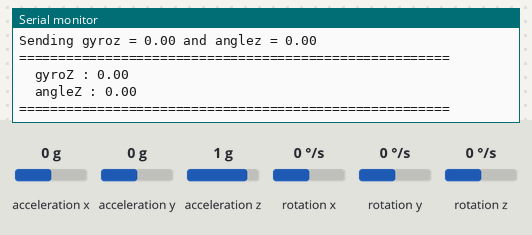
A sketch run on a simulated ESP8266 (NodeMCU). Parts: the last lines printed to the serial monitor. Inputs (shaded band) come from the test bench; at power-on: rotation z 0 °/s, acceleration x 0 g, acceleration y 0 g, acceleration z 1 g, rotation x 0 °/s, rotation y 0 °/s. No radio packets arrive unless stated.

Above: at 1.2 s.
1.3 s: rotation z set to -192 °/s
At 1.41 s:
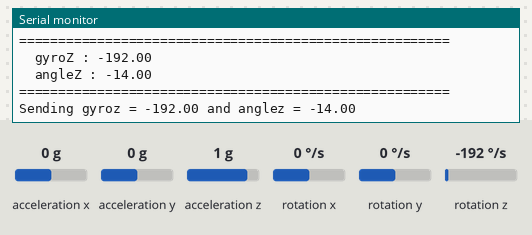
2.8 s: rotation z set to 192 °/s
At 2.97 s:
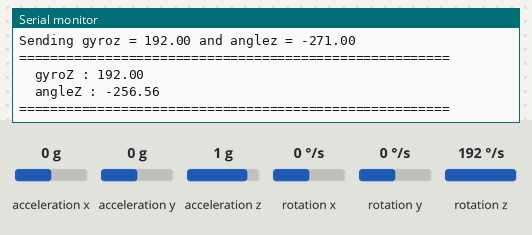
Timing chart, 0 to 5.8 s (numbered marks = the images above; inputs shaded):
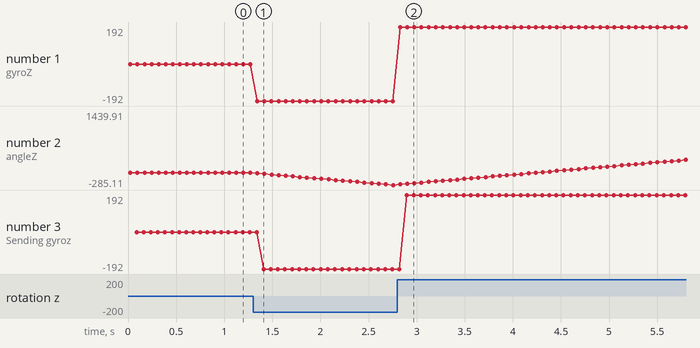

Measured:
- after the input at 1.3 s, the serial monitor: prints a new line at once (image 1)
- plotted number 1: 0 → -192 after the input at 1.3 s
- plotted number 2: 0 → -285.11 after the input at 1.3 s
- plotted number 3: 0 → -192 after the input at 1.3 s

The sketch:

LoRaDuplex_funfando_gyro.ino
```cpp
/*
  LoRa Duplex communication

  Sends a message every half second, and polls continually
  for new incoming messages. Implements a one-byte addressing scheme,
  with 0xFF as the broadcast address.

  Uses readString() from Stream class to read payload. The Stream class'
  timeout may affect other functuons, like the radio's callback. For an

  created 28 April 2017
  by Tom Igoe
*/
#include <MPU6050_tockn.h>
#include <Wire.h>

MPU6050 mpu6050(Wire);

#include <SPI.h>              // include libraries
#include <LoRa.h>

#define csPin D3          // LoRa radio chip select
#define resetPin D4 //D2      // LoRa radio reset
#define irqPin D8   //D1      // change for your board; must be a hardware interrupt pin

String outgoing;              // outgoing message

byte msgCount = 0;            // count of outgoing messages
byte localAddress = 0xBB;     // address of this device
byte destination = 0xFF;      // destination to send to
long lastSendTime = 0;        // last send time
int interval = 2000;          // interval between sends

long timer = 0;

void setup() {
  Serial.begin(115200);                   // initialize serial
  while (!Serial);

  Wire.begin();
  mpu6050.begin();
  //mpu6050.calcGyroOffsets(true);
  mpu6050.setGyroOffsets(-2.1, 0.3, 1.44);

  Serial.println("LoRa Duplex");

  // override the default CS, reset, and IRQ pins (optional)
  LoRa.setPins(csPin, resetPin, irqPin);// set CS, reset, IRQ pin

  while(!LoRa.begin(433E6)) {  // initialize ratio at 915 MHz
    Serial.println("LoRa init failed. Check your connections.");
  }
  Serial.println("LoRa init succeeded.");
}

void loop() {
  mpu6050.update();

if(millis() - timer > 5){

    Serial.println("=======================================================");

    Serial.print("\tgyroZ : ");Serial.println(mpu6050.getGyroZ());

    Serial.print("\tangleZ : ");Serial.println(mpu6050.getAngleZ());
    Serial.println("=======================================================\n");


    String message1 = String(mpu6050.getGyroZ());   // send a message
    String message2 = String(mpu6050.getAngleZ());
    sendMessage(message1,message2);
    Serial.println("Sending gyroz = " + message1 + " and anglez = " + message2);

    timer = millis();
  }

}

void sendMessage(String outgoing1, String outgoing2) {
  LoRa.beginPacket();                   // start packet
  LoRa.write(destination);              // add destination address
  LoRa.write(localAddress);             // add sender address
  LoRa.write(msgCount);                 // add message ID
  LoRa.write(outgoing1.length());        // add payload length
  LoRa.print(outgoing1);                 // add payload
  LoRa.write(outgoing2.length());        // add payload length
  LoRa.print(outgoing2);                 // add payload

  LoRa.endPacket();                     // finish packet and send it
  msgCount++;                           // increment message ID
}

void onReceive(int packetSize) {
  if (packetSize == 0) return;          // if there's no packet, return

  // read packet header bytes:
  int recipient = LoRa.read();          // recipient address
  byte sender = LoRa.read();            // sender address
  byte incomingMsgId = LoRa.read();     // incoming msg ID
  byte incomingLength = LoRa.read();    // incoming msg length

  String incoming = "";

  while (LoRa.available()) {
    incoming += (char)LoRa.read();
  }

  if (incomingLength != incoming.length()) {   // check length for error
    Serial.println("error: message length does not match length");
    return;                             // skip rest of function
  }

  // if the recipient isn't this device or broadcast,
  if (recipient != localAddress && recipient != 0xFF) {
    Serial.println("This message is not for me.");
    return;                             // skip rest of function
  }

  // if message is for this device, or broadcast, print details:
  Serial.println("Received from: 0x" + String(sender, HEX));
  Serial.println("Sent to: 0x" + String(recipient, HEX));
  Serial.println("Message ID: " + String(incomingMsgId));
  Serial.println("Message length: " + String(incomingLength));
  Serial.println("Message: " + incoming);
  Serial.println("RSSI: " + String(LoRa.packetRssi()));
  Serial.println("Snr: " + String(LoRa.packetSnr()));
  Serial.println();
}
```
